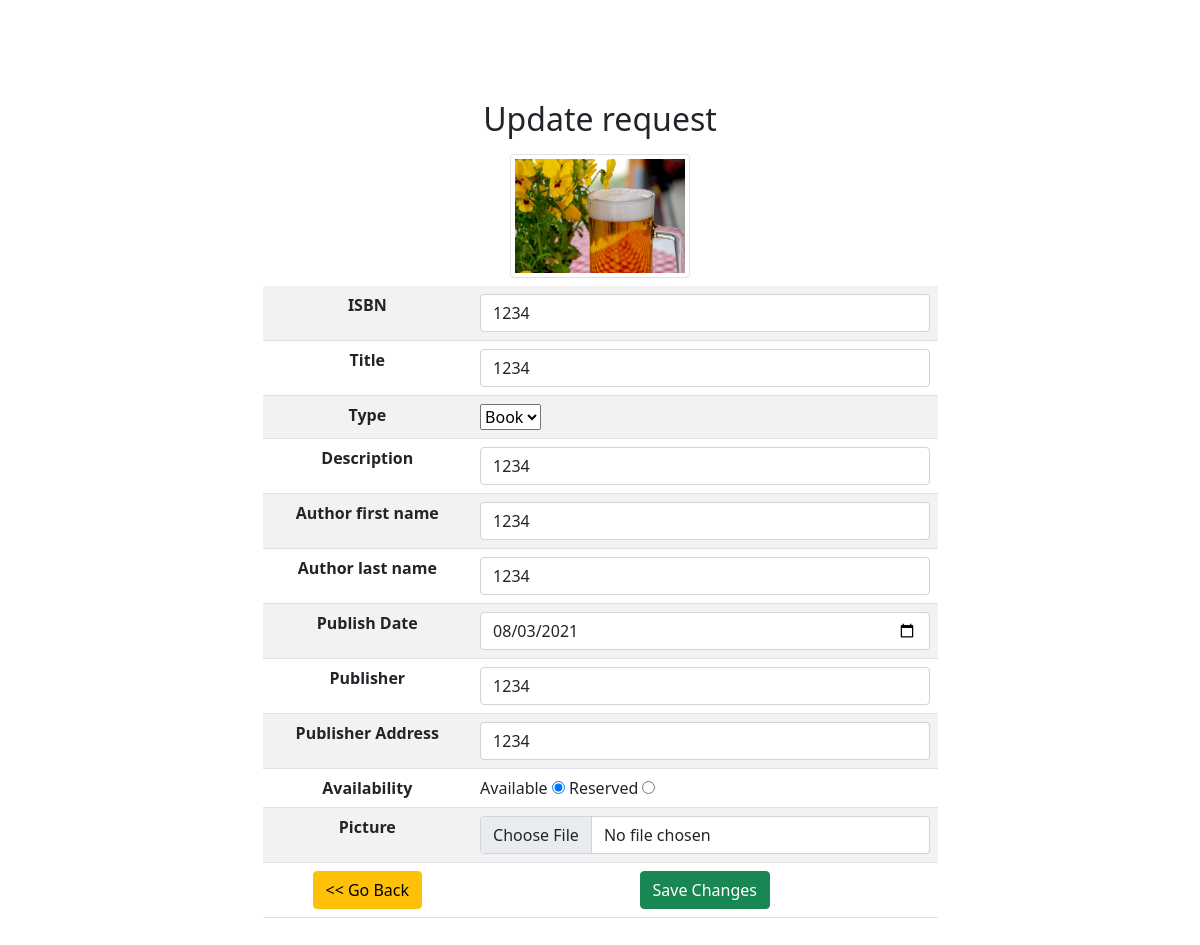
Page /crud/update.php?ISBN=1234 on the committed database.
### tables this page shows
CREATE TABLE `library` (
  `ISBN` varchar(50) NOT NULL,
  `title` varchar(100) NOT NULL,
  `type` enum('Book','CD','DVD') DEFAULT 'Book',
  `short_description` text DEFAULT '',
  `author_first_name` varchar(100) DEFAULT NULL,
  `author_last_name` varchar(100) DEFAULT NULL,
  `publisher_name` varchar(100) DEFAULT NULL,
  `publisher_address` text DEFAULT NULL,
  `publish_date` date DEFAULT NULL,
  `status` enum('available','reserved') DEFAULT 'available',
  `image` varchar(255) DEFAULT 'default_image.jpg'
);

### crud/update.php (the view, shortened to what this page needs)
<?php
require_once 'actions/db_connect.php';
if ($_GET['ISBN']) {
    $ISBN = $_GET['ISBN'];
    $sql = "SELECT * FROM library WHERE ISBN = '{$ISBN}'";
    $result = mysqli_query($connect, $sql);
    if (mysqli_num_rows($result) == 1) {
        $data = mysqli_fetch_assoc($result);
        $title = $data['title'];
        $description = $data['short_description'];
        $published = $data['publish_date'];
        $publisher = $data['publisher_name'];
        $publisher_address = $data['publisher_address'];
        $picture = $data['image'];
        $author_firstname = $data['author_first_name'];
        $author_lastname = $data['author_last_name'];
    } else {
        header("location: error.php");
    }
} else {
    header("location: error.php");
}
?>
<!DOCTYPE html>
<html>
    <head>
        <?php require_once 'components/boot.php'?>
        <link href="components/style.css" rel="stylesheet" type="text/css">
    </head>
    <body>
        <fieldset>
            <div class="d-flex flex-column justify-content-center align-items-center">
                <h2 class="text-center">Update request</h2>
                <img class='img-fluid img-thumbnail m-2' src='pictures/<?php echo $picture ?>' alt="<?php echo $title ?>">
            </div>
            <form action="actions/a_update.php"  method="post" enctype="multipart/form-data">
                <div class="table-responsive mx-auto w-75">
                    <table class='table table-hover table-striped mx-auto'>
                        <tr>
                            <th>ISBN</th>
                            <td><input class="form-control" type="text" name="ISBN" placeholder="ISBN" value="<?php echo $ISBN ?>" /></td>
                        </tr>
                        <tr>
                            <th>Title</th>
                            <td><input class="form-control" type="text" name="title" placeholder="Media Title" value="<?php echo $title ?>" /></td>
                        </tr>
                        <tr>
                            <th>Type</th>
                            <td style="text-align:left;">
                                <select name="type">
                                    <option value = "Book" selected>Book</option>
                                </select>
                            </td>
                        </tr>
                        <tr>
                            <th>Description</th>
                            <td><input class="form-control" type="text" name="short_description" placeholder="Short description" value="<?php echo $description ?>" /></td>
                        </tr>
                        <tr>
                            <th>Author first name</th>
                            <td><input class="form-control" type="text" name="author_first_name" placeholder="Author first name" value="<?php echo $author_firstname ?>" /></td>
                        </tr>
                        <tr>
                            <th>Author last name</th>
                            <td><input class="form-control" type="text" name="author_last_name" placeholder="Author last name" value="<?php echo $author_lastname ?>" /></td>
                        </tr>
                        <tr>
                            <th>Publish Date</th>
                            <td><input class="form-control" type="date" name="publish_date" placeholder="Publish date" value="<?php echo $published ?>" /></td>
                        </tr>
                        <tr>
                            <th>Publisher</th>
                            <td><input class="form-control" type="text" name="publisher_name" placeholder="Publisher name" value="<?php echo $publisher ?>" /></td>
                        </tr>
                        <tr>
                            <th>Publisher Address</th>
                            <td><input class="form-control" type="text" name="publisher_address" placeholder="Publisher address" value="<?php echo $publisher_address ?>" /></td>
                        </tr>
                        <tr>
                            <th>Availability</th>
                            <td style="text-align:left;">
                                <label>Available</label> <input type="radio" name="status" value='available' checked="checked" />
                                <label>Reserved</label> <input type="radio" name="status" value='reserved' />
                            </td>
                        </tr>
                        <tr>
                            <th>Picture</th>
                            <td><input class="form-control" type="file" name= "image" /></td>
                        </tr>
                        <tr>
                            <td><a href= "index.php"><button class="btn btn-warning" type="button"><< Go Back</button></a></td>
                            <td><button class="btn btn-success" type= "submit">Save Changes</button></td>
                        </tr>
                    </table>
                </div>
            </form>
        </fieldset>
    </body>
</html>

### crud/components/style.css (style rules this page uses)
* { -webkit-box-sizing: border-box; box-sizing: border-box; }
html, body { margin: 0; padding: 0; }
fieldset { margin: auto; margin-top: 100px; width: 75%; }
.img-thumbnail { width: 20%; height: auto; }
td { text-align: center; vertical-align: middle; }
tr { text-align: center; }

### rows in the picture
library: image (picture), title "1234", short_description "1234", author_first_name "1234", author_last_name "1234", publish_date "08/03/2021", publisher_name "1234", publisher_address "1234"
